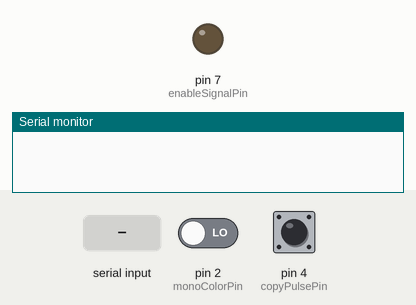
A sketch run on a simulated Arduino Uno, built with avr-gcc and run on an emulated ATmega328P. Parts: output pins drawn as LEDs (lit = HIGH), the last lines printed to the serial monitor. The inputs (shaded band) are chosen by the test bench; at power-on: pin 2 (monoColorPin) LOW, pin 4 (copyPulsePin) LOW.

Above: at 1.2 s.
1.3 s: "on\n" received over Serial
At 2.5 s:
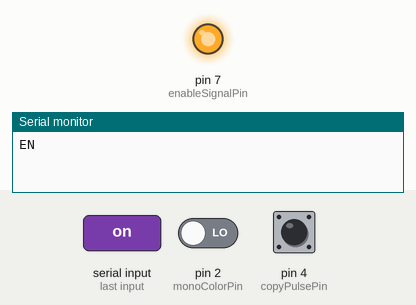
5.9 s: "off\n" received over Serial
At 7.3 s:
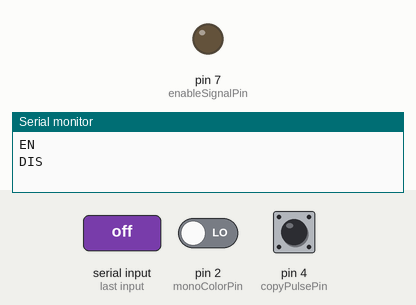
Timing chart, 0 to 8.9 s (numbered marks = the images above; inputs shaded):
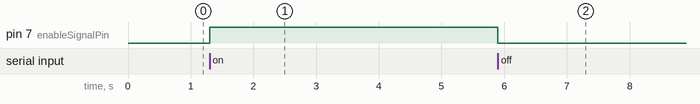

The sketch:

FIH_Monitor_ino_2018_09_18_CompletedBasicArduino.ino
```cpp
/**
@egzonarexhepi
State Change Detection
*/

// this constant won't change:
const int monoColorPin = 2;    // the pin that gets the MonoColor State
const int copyPulsePin = 4;    // the pin that gets the copy Pulse
const int enableSignalPin = 7;          // the pin that controls if copies are allowed or not.
const int monoColorStatePin = 13;      // the pin that the LED is attached to

// Variables will change:
int copyPageCounter = 0;            // counter for the number of pages remaining in the account
int monoColorCurrentState = 0;      // current state of the MonoColor line
int monoColorLastState = 0;         // previous state of the MonoColor line
int copyPulseCurrentState = 0;      // current state of the CopyPulse line
int copyPulseLastState = 0;         // previous state of the CopyPulse line


String inputString = "";         // a string to hold incoming data
String parseInputString = "";
boolean stringComplete = false;  // whether the string is complete

boolean creditTest = false;


void setup() {
  // initialize the MonoColor pin as an input:
  pinMode(monoColorPin, INPUT);
  // initialize the copyPulse pin as an input:
  pinMode(copyPulsePin, INPUT);
  // initialize the enableSignal as an output:
  pinMode(enableSignalPin, OUTPUT);
  // initialize the LED as an output to monitor for the color/mono state:
  pinMode(monoColorStatePin, OUTPUT);
  // reserve 10 bytes for the inputString:
  inputString.reserve(10);
  // initialize serial communication:
  Serial.begin(38400);
}


void loop() {
  // read the MonoColor input pin:
  monoColorCurrentState = digitalRead(monoColorPin);
  copyPulseCurrentState = digitalRead(copyPulsePin);

  if (stringComplete) {
    if (inputString == "on")
    {
      digitalWrite(enableSignalPin, HIGH);
      Serial.println("EN");
      creditTest = false;
    }
    else if (inputString == "off")
    {
      digitalWrite(enableSignalPin, LOW);
      Serial.println("DIS");
      creditTest = false;
    }
    else
    {
      parseInputString = inputString.substring(0,4);
      if (parseInputString == "cred"){
        creditTest = true;
        Serial.print("CR: ");
        copyPageCounter = inputString.substring(5).toInt();
        Serial.println(copyPageCounter);

        if(0<copyPageCounter){
          digitalWrite(enableSignalPin, HIGH);
        } else{
          digitalWrite(enableSignalPin, LOW);
        }

      }
    }
    // clear the string:
    inputString = "";
    stringComplete = false;
  }

  // compare the monoColorState to its previous state
  if (monoColorCurrentState != monoColorLastState) {
    // if the state has changed, increment the counter
    if (monoColorCurrentState == HIGH) {
      // if the current state is HIGH then the printer transition to COLOR
      digitalWrite(monoColorStatePin, HIGH);
      Serial.println("CON");
    }
    else {
      // if the current state is LOW then the printer transition to MONO
      digitalWrite(monoColorStatePin, LOW);
      Serial.println("MON");
    }
    // store the current state as the last state to detect the next transition
    //for next time through the loop
    monoColorLastState = monoColorCurrentState;
  }

  // compare the CopyPulseState to its previous state
  if (copyPulseCurrentState != copyPulseLastState) {
    // The CopyPulseState has changed
    if (copyPulseCurrentState == HIGH) {
      // if the current state is HIGH then the printer has printed a page
      // decrement the page limit

     // copyPageCounter--;
      // increment the page counter
      if (monoColorCurrentState == HIGH) {
        Serial.println("CC");
        if (creditTest==true){
          copyPageCounter--;
        }
      }
      else {
        Serial.println("MC");
        if (creditTest==true){
          copyPageCounter--;
        }
      }

      if (creditTest==true){
      Serial.print("RCC: ");
      Serial.println(copyPageCounter);
      if(0<copyPageCounter){
        digitalWrite(enableSignalPin,HIGH);
      } else{
        digitalWrite(enableSignalPin,LOW);
      }
      }
    }
    // if the transition is from High to Low no action needed
    // store the current state as the last state to detect the next transition
    //for next time through the loop
    copyPulseLastState = copyPulseCurrentState;
  }
}

/*
  SerialEvent occurs whenever a new data comes in the
 hardware serial RX.  This routine is run between each
 time loop() runs, so using delay inside loop can delay
 response.  Multiple bytes of data may be available.
 */
void serialEvent() {
  while (Serial.available()) {
    // get the new byte:
    char inChar = (char)Serial.read();
    // add it to the inputString:
    // if the incoming character is a newline, set a flag
    // so the main loop can do something about it:
    if (inChar == '\n') {
      stringComplete = true;
    }
    else if (inChar == '\r'){

    }
    else{
      inputString += inChar;
    }
  }
}
```

Measured:
- after the input at 1.3 s, pin 7 (enableSignalPin): LOW → HIGH at once
- after the input at 5.9 s, pin 7 (enableSignalPin): HIGH → LOW at once
